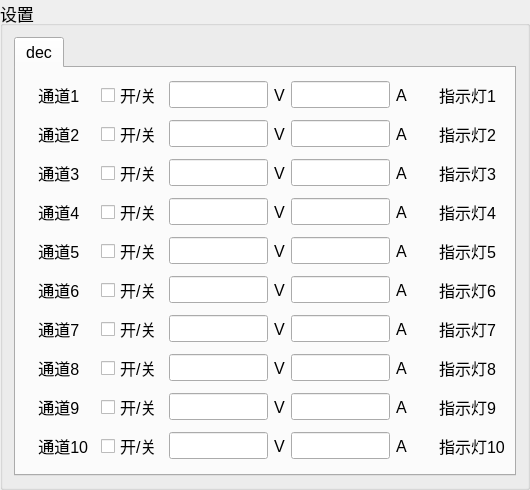
    <widget class="QGroupBox" name="groupBox_3">
     <property name="sizePolicy">
      <sizepolicy hsizetype="Fixed" vsizetype="Fixed">
       <horstretch>0</horstretch>
       <verstretch>0</verstretch>
      </sizepolicy>
     </property>
     <property name="minimumSize">
      <size>
       <width>530</width>
       <height>490</height>
      </size>
     </property>
     <property name="maximumSize">
      <size>
       <width>530</width>
       <height>16777215</height>
      </size>
     </property>
     <property name="font">
      <font>
       <pointsize>13</pointsize>
      </font>
     </property>
     <property name="title">
      <string>设置</string>
     </property>
     <layout class="QGridLayout" name="gridLayout_3">
      <item row="0" column="0">
       <widget class="QTabWidget" name="tabWidget_2">
        <property name="minimumSize">
         <size>
          <width>360</width>
          <height>0</height>
         </size>
        </property>
        <property name="maximumSize">
         <size>
          <width>16777215</width>
          <height>16777215</height>
         </size>
        </property>
        <property name="font">
         <font>
          <pointsize>12</pointsize>
         </font>
        </property>
        <property name="currentIndex">
         <number>0</number>
        </property>
        <widget class="QWidget" name="tab_3">
         <attribute name="title">
          <string>dec</string>
         </attribute>
         <layout class="QGridLayout" name="gridLayout">
          <item row="5" column="2">
           <widget class="QLineEdit" name="lineEditPower6Voltage">
            <property name="enabled">
             <bool>true</bool>
            </property>
            <property name="alignment">
             <set>Qt::AlignmentFlag::AlignRight|Qt::AlignmentFlag::AlignTrailing|Qt::AlignmentFlag::AlignVCenter</set>
            </property>
            <property name="readOnly">
             <bool>true</bool>
            </property>
           </widget>
          </item>
          <item row="6" column="4">
           <widget class="QLineEdit" name="lineEditPower7Current">
            <property name="alignment">
             <set>Qt::AlignmentFlag::AlignRight|Qt::AlignmentFlag::AlignTrailing|Qt::AlignmentFlag::AlignVCenter</set>
            </property>
            <property name="readOnly">
             <bool>true</bool>
            </property>
           </widget>
          </item>
          <item row="4" column="7">
           <widget class="QLabel" name="label_35">
            <property name="text">
             <string>指示灯5</string>
            </property>
           </widget>
          </item>
          <item row="1" column="7">
           <widget class="QLabel" name="label_22">
            <property name="text">
             <string>指示灯2</string>
            </property>
           </widget>
          </item>
          <item row="0" column="4">
           <widget class="QLineEdit" name="lineEditPower1Current">
            <property name="alignment">
             <set>Qt::AlignmentFlag::AlignRight|Qt::AlignmentFlag::AlignTrailing|Qt::AlignmentFlag::AlignVCenter</set>
            </property>
            <property name="readOnly">
             <bool>true</bool>
            </property>
           </widget>
          </item>
          <item row="5" column="1">
           <widget class="QCheckBox" name="checkBoxPower_6">
            <property name="text">
             <string>开/关</string>
            </property>
           </widget>
          </item>
          <item row="9" column="2">
           <widget class="QLineEdit" name="lineEditPower10Voltage">
            <property name="enabled">
             <bool>true</bool>
            </property>
            <property name="alignment">
             <set>Qt::AlignmentFlag::AlignRight|Qt::AlignmentFlag::AlignTrailing|Qt::AlignmentFlag::AlignVCenter</set>
            </property>
            <property name="readOnly">
             <bool>true</bool>
            </property>
           </widget>
          </item>
          <item row="1" column="4">
           <widget class="QLineEdit" name="lineEditPower2Current">
            <property name="alignment">
             <set>Qt::AlignmentFlag::AlignRight|Qt::AlignmentFlag::AlignTrailing|Qt::AlignmentFlag::AlignVCenter</set>
            </property>
            <property name="readOnly">
             <bool>true</bool>
            </property>
           </widget>
          </item>
          <item row="4" column="1">
           <widget class="QCheckBox" name="checkBoxPower_5">
            <property name="text">
             <string>开/关</string>
            </property>
           </widget>
          </item>
          <item row="6" column="3">
           <widget class="QLabel" name="label_27">
            <property name="text">
             <string>V</string>
            </property>
            <property name="alignment">
             <set>Qt::AlignmentFlag::AlignCenter</set>
            </property>
           </widget>
          </item>
          <item row="7" column="4">
           <widget class="QLineEdit" name="lineEditPower8Current">
            <property name="alignment">
             <set>Qt::AlignmentFlag::AlignRight|Qt::AlignmentFlag::AlignTrailing|Qt::AlignmentFlag::AlignVCenter</set>
            </property>
            <property name="readOnly">
             <bool>true</bool>
            </property>
           </widget>
          </item>
          <item row="6" column="1">
           <widget class="QCheckBox" name="checkBoxPower_7">
            <property name="text">
             <string>开/关</string>
            </property>
           </widget>
          </item>
          <item row="9" column="3">
           <widget class="QLabel" name="label_60">
            <property name="text">
             <string>V</string>
            </property>
            <property name="alignment">
             <set>Qt::AlignmentFlag::AlignCenter</set>
            </property>
           </widget>
          </item>
          <item row="0" column="1">
           <widget class="QCheckBox" name="checkBoxPower_1">
            <property name="text">
             <string>开/关</string>
            </property>
           </widget>
          </item>
          <item row="2" column="4">
           <widget class="QLineEdit" name="lineEditPower3Current">
            <property name="alignment">
             <set>Qt::AlignmentFlag::AlignRight|Qt::AlignmentFlag::AlignTrailing|Qt::AlignmentFlag::AlignVCenter</set>
            </property>
            <property name="readOnly">
             <bool>true</bool>
            </property>
           </widget>
          </item>
          <item row="7" column="7">
           <widget class="QLabel" name="label_38">
            <property name="text">
             <string>指示灯8</string>
            </property>
           </widget>
          </item>
          <item row="7" column="0">
           <widget class="QLabel" name="label_30">
            <property name="text">
             <string>   通道8</string>
            </property>
           </widget>
          </item>
          <item row="1" column="1">
           <widget class="QCheckBox" name="checkBoxPower_2">
            <property name="text">
             <string>开/关</string>
            </property>
           </widget>
          </item>
          <item row="4" column="6">
           <widget class="QWidget" name="ledIndicator_5" native="true">
            <property name="minimumSize">
             <size>
              <width>20</width>
              <height>20</height>
             </size>
            </property>
           </widget>
          </item>
          <item row="2" column="2">
           <widget class="QLineEdit" name="lineEditPower3Voltage">
            <property name="enabled">
             <bool>true</bool>
            </property>
            <property name="alignment">
             <set>Qt::AlignmentFlag::AlignRight|Qt::AlignmentFlag::AlignTrailing|Qt::AlignmentFlag::AlignVCenter</set>
            </property>
            <property name="readOnly">
             <bool>true</bool>
            </property>
           </widget>
          </item>
          <item row="8" column="7">
           <widget class="QLabel" name="label_39">
            <property name="text">
             <string>指示灯9</string>
            </property>
           </widget>
          </item>
          <item row="7" column="2">
           <widget class="QLineEdit" name="lineEditPower8Voltage">
            <property name="enabled">
             <bool>true</bool>
            </property>
            <property name="alignment">
             <set>Qt::AlignmentFlag::AlignRight|Qt::AlignmentFlag::AlignTrailing|Qt::AlignmentFlag::AlignVCenter</set>
            </property>
            <property name="readOnly">
             <bool>true</bool>
            </property>
           </widget>
          </item>
          <item row="0" column="0">
           <widget class="QLabel" name="label">
            <property name="font">
             <font>
              <pointsize>12</pointsize>
             </font>
            </property>
            <property name="text">
             <string>   通道1</string>
            </property>
           </widget>
          </item>
          <item row="5" column="3">
           <widget class="QLabel" name="label_17">
            <property name="text">
             <string>V</string>
            </property>
            <property name="alignment">
             <set>Qt::AlignmentFlag::AlignCenter</set>
            </property>
           </widget>
          </item>
          <item row="2" column="7">
           <widget class="QLabel" name="label_23">
            <property name="text">
             <string>指示灯3</string>
            </property>
           </widget>
          </item>
          <item row="2" column="5">
           <widget class="QLabel" name="label_13">
            <property name="text">
             <string>A</string>
            </property>
            <property name="alignment">
             <set>Qt::AlignmentFlag::AlignCenter</set>
            </property>
           </widget>
          </item>
          <item row="9" column="4">
           <widget class="QLineEdit" name="lineEditPower10Current">
            <property name="alignment">
             <set>Qt::AlignmentFlag::AlignRight|Qt::AlignmentFlag::AlignTrailing|Qt::AlignmentFlag::AlignVCenter</set>
            </property>
            <property name="readOnly">
             <bool>true</bool>
            </property>
           </widget>
          </item>
          <item row="4" column="2">
           <widget class="QLineEdit" name="lineEditPower5Voltage">
            <property name="enabled">
             <bool>true</bool>
            </property>
            <property name="alignment">
             <set>Qt::AlignmentFlag::AlignRight|Qt::AlignmentFlag::AlignTrailing|Qt::AlignmentFlag::AlignVCenter</set>
            </property>
            <property name="readOnly">
             <bool>true</bool>
            </property>
           </widget>
          </item>
          <item row="0" column="6">
           <widget class="QWidget" name="ledIndicator_1" native="true">
            <property name="minimumSize">
             <size>
              <width>20</width>
              <height>20</height>
             </size>
            </property>
           </widget>
          </item>
          <item row="8" column="2">
           <widget class="QLineEdit" name="lineEditPower9Voltage">
            <property name="enabled">
             <bool>true</bool>
            </property>
            <property name="alignment">
             <set>Qt::AlignmentFlag::AlignRight|Qt::AlignmentFlag::AlignTrailing|Qt::AlignmentFlag::AlignVCenter</set>
            </property>
            <property name="readOnly">
             <bool>true</bool>
            </property>
           </widget>
          </item>
          <item row="2" column="3">
           <widget class="QLabel" name="label_9">
            <property name="text">
             <string>V</string>
            </property>
            <property name="alignment">
             <set>Qt::AlignmentFlag::AlignCenter</set>
            </property>
           </widget>
          </item>
          <item row="4" column="0">
           <widget class="QLabel" name="label_29">
            <property name="text">
             <string>   通道5</string>
            </property>
           </widget>
          </item>
          <item row="2" column="6">
           <widget class="QWidget" name="ledIndicator_3" native="true">
            <property name="minimumSize">
             <size>
              <width>20</width>
              <height>20</height>
             </size>
            </property>
           </widget>
          </item>
          <item row="9" column="6">
           <widget class="QWidget" name="ledIndicator_10" native="true">
            <property name="minimumSize">
             <size>
              <width>20</width>
              <height>20</height>
             </size>
            </property>
           </widget>
          </item>
          <item row="0" column="2">
           <widget class="QLineEdit" name="lineEditPower1Voltage">
            <property name="enabled">
             <bool>true</bool>
            </property>
            <property name="alignment">
             <set>Qt::AlignmentFlag::AlignRight|Qt::AlignmentFlag::AlignTrailing|Qt::AlignmentFlag::AlignVCenter</set>
            </property>
            <property name="readOnly">
             <bool>true</bool>
            </property>
           </widget>
          </item>
          <item row="3" column="3">
           <widget class="QLabel" name="label_10">
            <property name="text">
             <string>V</string>
            </property>
            <property name="alignment">
             <set>Qt::AlignmentFlag::AlignCenter</set>
            </property>
           </widget>
          </item>
          <item row="7" column="1">
           <widget class="QCheckBox" name="checkBoxPower_8">
            <property name="text">
             <string>开/关</string>
            </property>
           </widget>
          </item>
          <item row="4" column="4">
           <widget class="QLineEdit" name="lineEditPower5Current">
            <property name="alignment">
             <set>Qt::AlignmentFlag::AlignRight|Qt::AlignmentFlag::AlignTrailing|Qt::AlignmentFlag::AlignVCenter</set>
            </property>
            <property name="readOnly">
             <bool>true</bool>
            </property>
           </widget>
          </item>
          <item row="1" column="3">
           <widget class="QLabel" name="label_8">
            <property name="text">
             <string>V</string>
            </property>
            <property name="alignment">
             <set>Qt::AlignmentFlag::AlignCenter</set>
            </property>
           </widget>
          </item>
          <item row="4" column="5">
           <widget class="QLabel" name="label_15">
            <property name="text">
             <string>A</string>
            </property>
            <property name="alignment">
             <set>Qt::AlignmentFlag::AlignCenter</set>
            </property>
           </widget>
          </item>
          <item row="6" column="6">
           <widget class="QWidget" name="ledIndicator_7" native="true">
            <property name="minimumSize">
             <size>
              <width>20</width>
              <height>20</height>
             </size>
            </property>
           </widget>
          </item>
          <item row="8" column="0">
           <widget class="QLabel" name="label_31">
            <property name="text">
             <string>   通道9</string>
            </property>
           </widget>
          </item>
          <item row="9" column="1">
           <widget class="QCheckBox" name="checkBoxPower_10">
            <property name="text">
             <string>开/关</string>
            </property>
           </widget>
          </item>
          <item row="6" column="7">
           <widget class="QLabel" name="label_37">
            <property name="text">
             <string>指示灯7</string>
            </property>
           </widget>
          </item>
          <item row="8" column="1">
           <widget class="QCheckBox" name="checkBoxPower_9">
            <property name="text">
             <string>开/关</string>
            </property>
           </widget>
          </item>
          <item row="3" column="4">
           <widget class="QLineEdit" name="lineEditPower4Current">
            <property name="alignment">
             <set>Qt::AlignmentFlag::AlignRight|Qt::AlignmentFlag::AlignTrailing|Qt::AlignmentFlag::AlignVCenter</set>
            </property>
            <property name="readOnly">
             <bool>true</bool>
            </property>
           </widget>
          </item>
          <item row="3" column="6">
           <widget class="QWidget" name="ledIndicator_4" native="true">
            <property name="minimumSize">
             <size>
              <width>20</width>
              <height>20</height>
             </size>
            </property>
           </widget>
          </item>
          <item row="3" column="0">
           <widget class="QLabel" name="label_6">
            <property name="text">
             <string>   通道4</string>
            </property>
           </widget>
          </item>
          <item row="5" column="6">
           <widget class="QWidget" name="ledIndicator_6" native="true">
            <property name="minimumSize">
             <size>
              <width>20</width>
              <height>20</height>
             </size>
            </property>
           </widget>
          </item>
          <item row="2" column="1">
           <widget class="QCheckBox" name="checkBoxPower_3">
            <property name="text">
             <string>开/关</string>
            </property>
           </widget>
          </item>
          <item row="8" column="4">
           <widget class="QLineEdit" name="lineEditPower9Current">
            <property name="alignment">
             <set>Qt::AlignmentFlag::AlignRight|Qt::AlignmentFlag::AlignTrailing|Qt::AlignmentFlag::AlignVCenter</set>
            </property>
            <property name="readOnly">
             <bool>true</bool>
            </property>
           </widget>
          </item>
          <item row="4" column="3">
           <widget class="QLabel" name="label_16">
            <property name="text">
             <string>V</string>
            </property>
            <property name="alignment">
             <set>Qt::AlignmentFlag::AlignCenter</set>
            </property>
           </widget>
          </item>
          <item row="0" column="5">
           <widget class="QLabel" name="label_11">
            <property name="text">
             <string>A</string>
            </property>
            <property name="alignment">
             <set>Qt::AlignmentFlag::AlignCenter</set>
            </property>
           </widget>
          </item>
          <item row="0" column="7">
           <widget class="QLabel" name="label_21">
            <property name="text">
             <string>指示灯1</string>
            </property>
           </widget>
          </item>
          <item row="3" column="5">
           <widget class="QLabel" name="label_14">
            <property name="text">
             <string>A</string>
            </property>
            <property name="alignment">
             <set>Qt::AlignmentFlag::AlignCenter</set>
            </property>
           </widget>
          </item>
          <item row="7" column="3">
           <widget class="QLabel" name="label_28">
            <property name="text">
             <string>V</string>
            </property>
            <property name="alignment">
             <set>Qt::AlignmentFlag::AlignCenter</set>
            </property>
           </widget>
          </item>
          <item row="1" column="0">
           <widget class="QLabel" name="label_2">
            <property name="font">
             <font>
              <pointsize>12</pointsize>
             </font>
            </property>
            <property name="text">
             <string>   通道2</string>
            </property>
           </widget>
          </item>
          <item row="1" column="5">
           <widget class="QLabel" name="label_12">
            <property name="text">
             <string>A</string>
            </property>
            <property name="alignment">
             <set>Qt::AlignmentFlag::AlignCenter</set>
            </property>
           </widget>
          </item>
          <item row="2" column="0">
           <widget class="QLabel" name="label_3">
            <property name="text">
             <string>   通道3</string>
            </property>
           </widget>
          </item>
          <item row="6" column="2">
           <widget class="QLineEdit" name="lineEditPower7Voltage">
            <property name="enabled">
             <bool>true</bool>
            </property>
            <property name="alignment">
             <set>Qt::AlignmentFlag::AlignRight|Qt::AlignmentFlag::AlignTrailing|Qt::AlignmentFlag::AlignVCenter</set>
            </property>
            <property name="readOnly">
             <bool>true</bool>
            </property>
           </widget>
          </item>
          <item row="9" column="7">
           <widget class="QLabel" name="label_40">
            <property name="text">
             <string>指示灯10</string>
            </property>
           </widget>
          </item>
          <item row="3" column="1">
           <widget class="QCheckBox" name="checkBoxPower_4">
            <property name="text">
             <string>开/关</string>
            </property>
           </widget>
          </item>
          <item row="6" column="0">
           <widget class="QLabel" name="label_19">
            <property name="text">
             <string>   通道7</string>
            </property>
           </widget>
          </item>
          <item row="5" column="4">
           <widget class="QLineEdit" name="lineEditPower6Current">
            <property name="alignment">
             <set>Qt::AlignmentFlag::AlignRight|Qt::AlignmentFlag::AlignTrailing|Qt::AlignmentFlag::AlignVCenter</set>
            </property>
            <property name="readOnly">
             <bool>true</bool>
            </property>
           </widget>
          </item>
          <item row="8" column="6">
           <widget class="QWidget" name="ledIndicator_9" native="true">
            <property name="minimumSize">
             <size>
              <width>20</width>
              <height>20</height>
             </size>
            </property>
           </widget>
          </item>
          <item row="3" column="7">
           <widget class="QLabel" name="label_24">
            <property name="text">
             <string>指示灯4</string>
            </property>
           </widget>
          </item>
          <item row="1" column="6">
           <widget class="QWidget" name="ledIndicator_2" native="true">
            <property name="minimumSize">
             <size>
              <width>20</width>
              <height>20</height>
             </size>
            </property>
           </widget>
          </item>
          <item row="5" column="0">
           <widget class="QLabel" name="label_18">
            <property name="text">
             <string>   通道6</string>
            </property>
           </widget>
          </item>
          <item row="5" column="7">
           <widget class="QLabel" name="label_36">
            <property name="text">
             <string>指示灯6</string>
            </property>
           </widget>
          </item>
          <item row="0" column="3">
           <widget class="QLabel" name="label_7">
            <property name="text">
             <string>V</string>
            </property>
            <property name="alignment">
             <set>Qt::AlignmentFlag::AlignCenter</set>
            </property>
           </widget>
          </item>
          <item row="3" column="2">
           <widget class="QLineEdit" name="lineEditPower4Voltage">
            <property name="enabled">
             <bool>true</bool>
            </property>
            <property name="alignment">
             <set>Qt::AlignmentFlag::AlignRight|Qt::AlignmentFlag::AlignTrailing|Qt::AlignmentFlag::AlignVCenter</set>
            </property>
            <property name="readOnly">
             <bool>true</bool>
            </property>
           </widget>
          </item>
          <item row="8" column="3">
           <widget class="QLabel" name="label_32">
            <property name="text">
             <string>V</string>
            </property>
            <property name="alignment">
             <set>Qt::AlignmentFlag::AlignCenter</set>
            </property>
           </widget>
          </item>
          <item row="9" column="0">
           <widget class="QLabel" name="label_59">
            <property name="minimumSize">
             <size>
              <width>70</width>
              <height>16</height>
             </size>
            </property>
            <property name="text">
             <string>   通道10</string>
            </property>
           </widget>
          </item>
          <item row="1" column="2">
           <widget class="QLineEdit" name="lineEditPower2Voltage">
            <property name="enabled">
             <bool>true</bool>
            </property>
            <property name="alignment">
             <set>Qt::AlignmentFlag::AlignRight|Qt::AlignmentFlag::AlignTrailing|Qt::AlignmentFlag::AlignVCenter</set>
            </property>
            <property name="readOnly">
             <bool>true</bool>
            </property>
           </widget>
          </item>
          <item row="7" column="6">
           <widget class="QWidget" name="ledIndicator_8" native="true">
            <property name="minimumSize">
             <size>
              <width>20</width>
              <height>20</height>
             </size>
            </property>
           </widget>
          </item>
          <item row="5" column="5">
           <widget class="QLabel" name="label_20">
            <property name="text">
             <string>A</string>
            </property>
            <property name="alignment">
             <set>Qt::AlignmentFlag::AlignCenter</set>
            </property>
           </widget>
          </item>
          <item row="6" column="5">
           <widget class="QLabel" name="label_25">
            <property name="text">
             <string>A</string>
            </property>
            <property name="alignment">
             <set>Qt::AlignmentFlag::AlignCenter</set>
            </property>
           </widget>
          </item>
          <item row="7" column="5">
           <widget class="QLabel" name="label_26">
            <property name="text">
             <string>A</string>
            </property>
            <property name="alignment">
             <set>Qt::AlignmentFlag::AlignCenter</set>
            </property>
           </widget>
          </item>
          <item row="8" column="5">
           <widget class="QLabel" name="label_41">
            <property name="text">
             <string>A</string>
            </property>
            <property name="alignment">
             <set>Qt::AlignmentFlag::AlignCenter</set>
            </property>
           </widget>
          </item>
          <item row="9" column="5">
           <widget class="QLabel" name="label_46">
            <property name="text">
             <string>A</string>
            </property>
            <property name="alignment">
             <set>Qt::AlignmentFlag::AlignCenter</set>
            </property>
           </widget>
          </item>
         </layout>
        </widget>
       </widget>
      </item>
     </layout>
    </widget>
